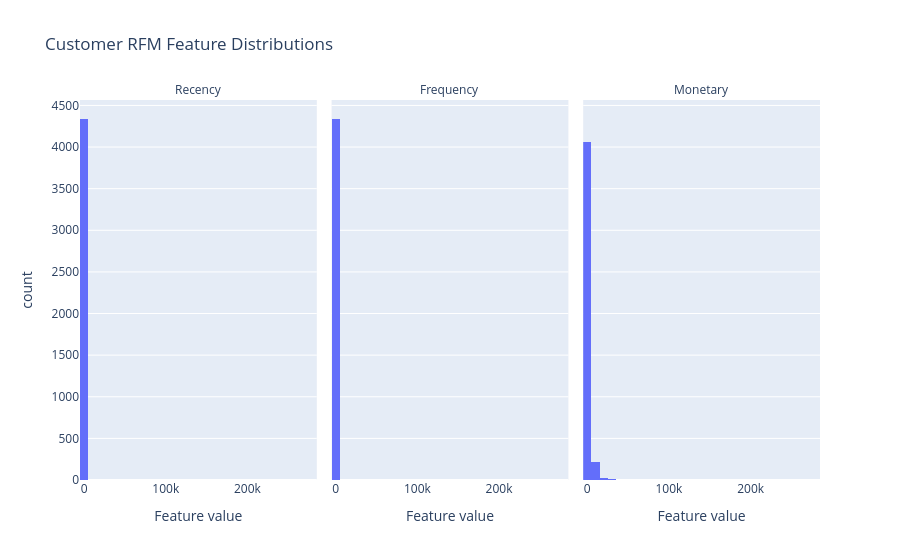

The notebook cell this image was saved under:
### Markdown cell above
### RFM distribution interpretation

Frequency and Monetary contain substantial positive skew. Most customers made relatively few purchases and generated modest revenue, while a small number of customers purchased very frequently or generated exceptionally high revenue.

Recency is also unevenly distributed. Because K-Means uses distances between observations, highly skewed variables and extreme values could dominate the clustering result.

A `log1p` transformation will reduce skew while retaining every customer. Standardisation will then place the three transformed features on comparable scales.

### Code cell
rfm_chart_data = customer_rfm.melt(
    id_vars="CustomerID",
    value_vars=[
        "Recency",
        "Frequency",
        "Monetary",
    ],
    var_name="RFMFeature",
    value_name="FeatureValue",
)

fig = px.histogram(
    rfm_chart_data,
    x="FeatureValue",
    facet_col="RFMFeature",
    facet_col_wrap=3,
    nbins=50,
    title="Customer RFM Feature Distributions",
    labels={
        "FeatureValue": "Feature value",
        "RFMFeature": "RFM feature",
    },
)

fig.update_layout(
    showlegend=False,
)

fig.for_each_annotation(
    lambda annotation: annotation.update(
        text=annotation.text.split("=")[-1]
    )
)

fig.show()

### Figure 1 — Plotly figure (JSON) as saved in the notebook; plotly's stock layout.template omitted (floating-point values rounded to 4 significant figures; data arrays with more than 128 entries replaced by an {"elided": "..."} marker saying what was removed)
{"data": [{"alignmentgroup": "True", "bingroup": "x", "hovertemplate": "RFM feature=Recency<br>Feature value=%{x}<br>count=%{y}<extra></extra>", "legendgroup": "", "marker": {"color": "#636efa", "pattern": {"shape": ""}}, "name": "", "nbinsx": 50, "offsetgroup": "", "orientation": "v", "showlegend": false, "type": "histogram", "x": {"elided": "4337 int values"}, "xaxis": "x", "yaxis": "y"}, {"alignmentgroup": "True", "bingroup": "x", "hovertemplate": "RFM feature=Frequency<br>Feature value=%{x}<br>count=%{y}<extra></extra>", "legendgroup": "", "marker": {"color": "#636efa", "pattern": {"shape": ""}}, "name": "", "nbinsx": 50, "offsetgroup": "", "orientation": "v", "showlegend": false, "type": "histogram", "x": {"elided": "4337 int values"}, "xaxis": "x2", "yaxis": "y2"}, {"alignmentgroup": "True", "bingroup": "x", "hovertemplate": "RFM feature=Monetary<br>Feature value=%{x}<br>count=%{y}<extra></extra>", "legendgroup": "", "marker": {"color": "#636efa", "pattern": {"shape": ""}}, "name": "", "nbinsx": 50, "offsetgroup": "", "orientation": "v", "showlegend": false, "type": "histogram", "x": {"elided": "4337 float values"}, "xaxis": "x3", "yaxis": "y3"}], "layout": {"annotations": [{"font": {}, "showarrow": false, "text": "Recency", "x": 0.16, "xanchor": "center", "xref": "paper", "y": 1, "yanchor": "bottom", "yref": "paper"}, {"font": {}, "showarrow": false, "text": "Frequency", "x": 0.5, "xanchor": "center", "xref": "paper", "y": 1, "yanchor": "bottom", "yref": "paper"}, {"font": {}, "showarrow": false, "text": "Monetary", "x": 0.84, "xanchor": "center", "xref": "paper", "y": 1, "yanchor": "bottom", "yref": "paper"}], "barmode": "relative", "legend": {"tracegroupgap": 0}, "showlegend": false, "title": {"text": "Customer RFM Feature Distributions"}, "xaxis": {"anchor": "y", "domain": [0, 0.32], "title": {"text": "Feature value"}}, "xaxis2": {"anchor": "y2", "domain": [0.34, 0.66], "matches": "x", "title": {"text": "Feature value"}}, "xaxis3": {"anchor": "y3", "domain": [0.68, 1.0], "matches": "x", "title": {"text": "Feature value"}}, "yaxis": {"anchor": "x", "domain": [0, 1], "title": {"text": "count"}}, "yaxis2": {"anchor": "x2", "domain": [0, 1], "matches": "y", "showticklabels": false}, "yaxis3": {"anchor": "x3", "domain": [0, 1], "matches": "y", "showticklabels": false}}}
